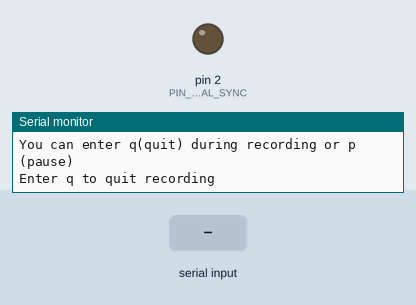
Simulated run of this sketch. Board: Arduino Uno, built with avr-gcc and run on an emulated ATmega328P. Parts: output pins drawn as LEDs (lit = HIGH), the last lines printed to the serial monitor. The inputs (shaded band) are chosen by the test bench. Pins used as bus, display or sensor lines are not drawn.

Above: at 1.3 s.
1.4 s: "t" received over Serial
At 2.0 s:
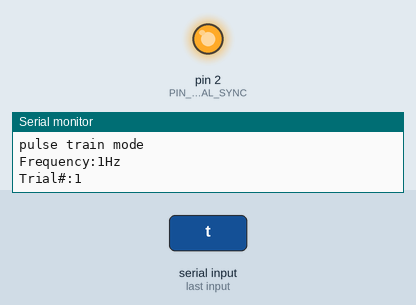
2.9 s: "q" received over Serial
At 4.6 s:
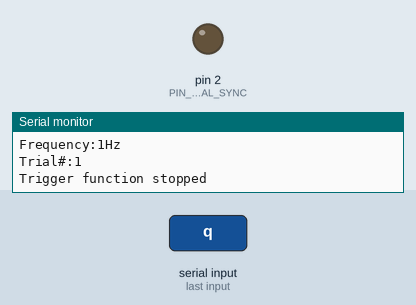
4.9 s: "s" received over Serial
At 6.3 s:
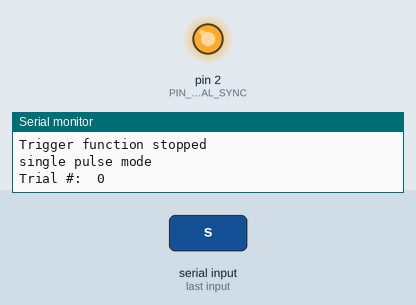
Timing chart, 0 to 9.9 s (numbered marks = the images above; inputs shaded):
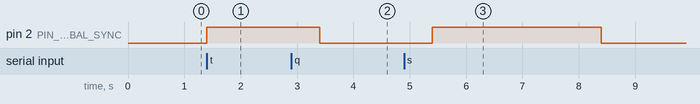

The sketch:

whiskertracking_pulse_trigger_ver8_frequencymodulation_HR.ino
```cpp
// Main board to control sync signal
// last edited on 6/15/16 by Hill Chang
//

#define PIN_GLOBAL_SYNC        2        // starts board 1, and sends out the signal to the board 2

#define PIN_EXTERNAL_TRIGGER  13        // for single pulse
#define PIN_EXTERNAL_TRIGGER2 12        // for single pulse

#define PIN_TRIGGER_PULSE     11        // for pulse train
#define PIN_TRIGGER_PULSE2     10

#define SINGLEPULSE            0
#define PULSETRAIN             1
#define INTENSITY              2
/*--------------------------
 variables
 --------------------------*/

char control_char;
int count = 0;

unsigned long timestamp;
unsigned long pulse_start;
boolean onSignal = false;
boolean onPulse = false;

int single_pulse_count = 0;

int pulse_count = 0;
int t_duration = 50; // longer than 10msec
//int freqArray[21] = {1,2,3,5,6,8,10,12,14,16,18,20,22,24,26,28,30,35,40,45,50} ; for mouse 1,2
int freqArray[15] = {
  1,2,3,4,5,6,7,8,9,10,12,15,20,25,30}
;
int freq;
int dur_count = 0;
int signalChange = 0;
int freq_count=0;
int loop_count = 0;

/*-------------------------
 functions
 -------------------------*/

void setup() {

  pinMode(PIN_GLOBAL_SYNC, OUTPUT);
  pinMode(PIN_EXTERNAL_TRIGGER, OUTPUT);
  pinMode(PIN_EXTERNAL_TRIGGER2, OUTPUT);
  pinMode(PIN_TRIGGER_PULSE, OUTPUT);
  pinMode(PIN_TRIGGER_PULSE2, OUTPUT);

  digitalWrite(PIN_GLOBAL_SYNC, LOW);
  digitalWrite(PIN_EXTERNAL_TRIGGER, LOW);
  digitalWrite(PIN_EXTERNAL_TRIGGER2, LOW);
  digitalWrite(PIN_TRIGGER_PULSE, LOW);
  digitalWrite(PIN_TRIGGER_PULSE2, LOW);

  Serial.begin(9600);

  Serial.println("Enter s to start single pulse generation");
  Serial.println("Enter t to start pulse train generation");
  Serial.println("Enter i to start 20msec pulse for intensity stimulation");
  Serial.println("You can enter q(quit) during recording or p (pause)");
  Serial.println("Enter q to quit recording");

  onSignal = false;

}


void loop() {

  while (Serial.available() > 0) {
    control_char = Serial.read();

    if ( control_char == 't') {

      // output for the sync pulse to control light stim/ camera
      //  delay(100);
      //  digitalWrite(PIN_GLOBAL_SYNC, HIGH);
      onSignal = true;
      Serial.println("pulse train mode");
      signalChange = 1;
      count = 0;
      //count = 1;
      // timestamp = millis();
      // delay(100);
      //  digitalWrite(PIN_GLOBAL_SYNC, LOW);

    }
    else if (control_char == 's') {


      onSignal = true;
      Serial.println("single pulse mode");
      signalChange = 0;

    }
    else if (control_char == 'i'){

      Serial.println("single 20msec pulse for intensity mode");
      onSignal = true;
      signalChange = 2;

    }
    else if (control_char == 'q') {
      digitalWrite(PIN_GLOBAL_SYNC, LOW);
      onSignal = false;
      count = 0;
      break;
    }
    else {
      Serial.println("Enter either s, t, p or q");
    }

  }

  while (onSignal)
  {
    if (Serial.available() > 0) {
      control_char = Serial.read();
      if (control_char == 'q') {
        digitalWrite(PIN_GLOBAL_SYNC, LOW);
        digitalWrite(PIN_TRIGGER_PULSE, LOW);
        onSignal = false;
        Serial.println("Trigger function stopped");
        count = 0;
        break;
      }
      else if (control_char == 'p') {
        digitalWrite(PIN_GLOBAL_SYNC, LOW);
        digitalWrite(PIN_TRIGGER_PULSE, LOW);
        onSignal = false;
        Serial.println("Trigger function paused");
        break;
      }
    }
    else {

      switch (signalChange) {
      case SINGLEPULSE:  //for single pulse with duration change

        delay(500);

        if (count <= 8){
          if (single_pulse_count < 6) {

            if (single_pulse_count == 0){

              Serial.print("Trial #:\t");
              Serial.println(count);
            }

            //digitalWrite(PIN_GLOBAL_SYNC, HIGH);
            //delay(1000);
            trigger(5+(15*single_pulse_count));
            Serial.print(5+(15*single_pulse_count));
            Serial.println("msec duration");
            //delay(2000);
            //digitalWrite(PIN_GLOBAL_SYNC, LOW);
            delay(10000);
            single_pulse_count++;
          }

          if (single_pulse_count == 6) {
            count++;
            single_pulse_count = 0;
          }

          if(count == 8){
            count = 0;
            onSignal = 0;
            digitalWrite(PIN_GLOBAL_SYNC, LOW);
            single_pulse_count = 0;
          }

        }

        break;

      case PULSETRAIN:

        if(count<15){

          if (loop_count <10){

            if (freq_count == 0){

              freq = freqArray[count];
              Serial.print("Frequency:");
              Serial.print(freq);
              Serial.println("Hz");
              Serial.print("Trial#:");
              Serial.println(loop_count+1);

              digitalWrite(PIN_GLOBAL_SYNC, HIGH);
              delay(1000);

            }

            if (freq_count <freq){

              //            Serial.println(freq_count+1);
              digitalWrite(PIN_TRIGGER_PULSE, HIGH);
              digitalWrite(PIN_TRIGGER_PULSE2, HIGH);
              delay(t_duration);
              digitalWrite(PIN_TRIGGER_PULSE, LOW);
              digitalWrite(PIN_TRIGGER_PULSE2, LOW);
              delay((1000/freq)-t_duration);

              freq_count++;

            }
            else{

              freq_count = 0;
              delay(2000);
              digitalWrite(PIN_GLOBAL_SYNC, LOW);
              loop_count++;
              delay(5000);
            }
          }
          else{
            count++;
            loop_count = 0;
            digitalWrite(PIN_GLOBAL_SYNC, LOW);
            digitalWrite(PIN_TRIGGER_PULSE, LOW);
            digitalWrite(PIN_TRIGGER_PULSE2, LOW);
          }
        }
        else{

          // count = 0;
          digitalWrite(PIN_GLOBAL_SYNC, LOW);
          digitalWrite(PIN_TRIGGER_PULSE, LOW);
          digitalWrite(PIN_TRIGGER_PULSE2, LOW);
          onSignal = 0;

        }


        break;

      case INTENSITY:

        digitalWrite(PIN_GLOBAL_SYNC, HIGH);
        delay(1000);
        digitalWrite(PIN_TRIGGER_PULSE, HIGH);
        delay(20);
        digitalWrite(PIN_TRIGGER_PULSE, LOW);
        delay(2000);
        digitalWrite(PIN_GLOBAL_SYNC, LOW);
        digitalWrite(PIN_TRIGGER_PULSE, LOW);

        onSignal = 0;

        break;

      }//end of case

    }//end of else

  } //end of while


}      //end of loop()

void trigger (int duration){
  digitalWrite(PIN_GLOBAL_SYNC, HIGH);
  delay(1000);
  Serial.println("Activating Light One");
  digitalWrite(PIN_EXTERNAL_TRIGGER, HIGH);
  // digitalWrite(PIN_EXTERNAL_TRIGGER2, HIGH);
  digitalWrite(PIN_TRIGGER_PULSE, HIGH);
  delay(duration);
  //  digitalWrite(PIN_EXTERNAL_TRIGGER2, LOW);
  digitalWrite(PIN_EXTERNAL_TRIGGER, LOW);
  digitalWrite(PIN_TRIGGER_PULSE, LOW);
  //delay(100);
  delay(2000-duration);
  digitalWrite(PIN_GLOBAL_SYNC, LOW);

  delay(8000);

  digitalWrite(PIN_GLOBAL_SYNC, HIGH);
  delay(1000);
  Serial.println("Activating Light Two");
  digitalWrite(PIN_EXTERNAL_TRIGGER2, HIGH);
  // digitalWrite(PIN_EXTERNAL_TRIGGER2, HIGH);
  digitalWrite(PIN_TRIGGER_PULSE2, HIGH);
  delay(duration);
  //  digitalWrite(PIN_EXTERNAL_TRIGGER2, LOW);
  digitalWrite(PIN_EXTERNAL_TRIGGER2, LOW);
  digitalWrite(PIN_TRIGGER_PULSE2, LOW);
  //delay(100);
  delay(2000-duration);
  digitalWrite(PIN_GLOBAL_SYNC, LOW);

}

void pulse(int duration){

  // digitalWrite(PIN_TRIGGER_PULSE, HIGH);

  while (millis() - pulse_start < duration) {
    digitalWrite(PIN_TRIGGER_PULSE, HIGH);
  }
  digitalWrite(PIN_TRIGGER_PULSE, LOW);
  pulse_start = millis();
}
```

Measured:
- after the input at 1.4 s, pin 2 (PIN_GLOBAL_SYNC): LOW → HIGH at once
- after the input at 2.9 s, pin 2 (PIN_GLOBAL_SYNC): HIGH → LOW after 0.50 s
- after the input at 4.9 s, pin 2 (PIN_GLOBAL_SYNC): LOW → HIGH after 0.50 s, → LOW 3.0 s later
